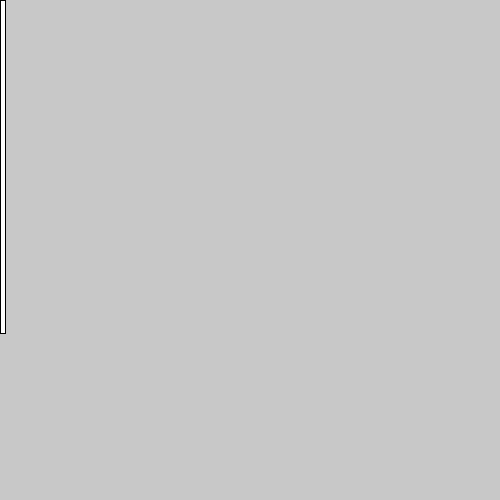
Frame 1 (no input)
Frame 60 (the mouse pressed at the canvas centre just before this capture): identical to frame 1, image omitted
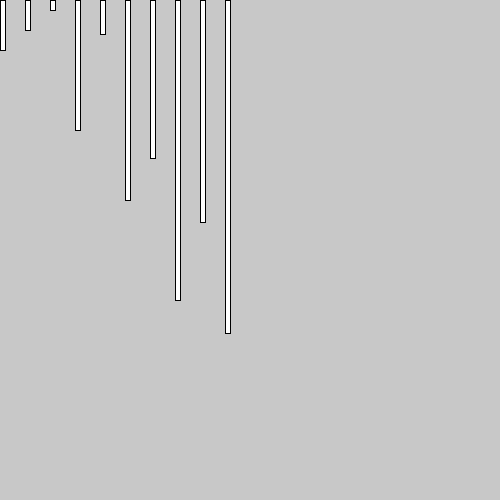
Frame 120 (the mouse held since frame 60 and released just before this capture)

The Processing sketch that drew these frames (run headless with seeded random() and noise(); from frame 60 on, the mouse is pressed at the canvas centre):

// Processing sketch: e04_tablice04anim
// ── e04_tablice04anim.pde
float[] x = {50, 30, 10, 130, 34, 200, 158, 300, 222, 333};

void setup(){
   size(500, 500);
}
void draw(){
  background(200);
  for(int i = 0; i<x.length; i++) {
    rect(i*mouseX/10, 0, 5 , x[i]);
  }
}
